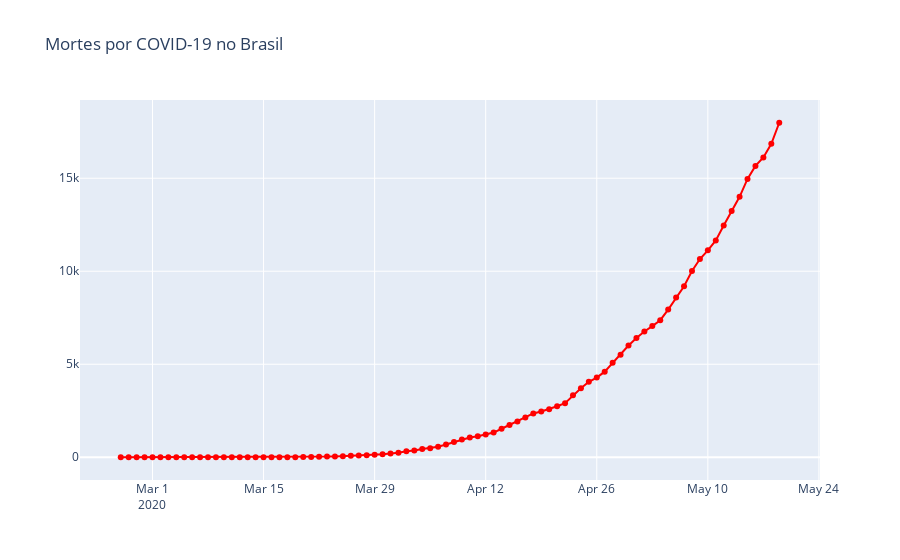

This figure's notebook cell:
### Markdown cell above
# Mortes Brazil

### Code cell
fig = go.Figure()

fig.add_trace(
    go.Scatter(
        x=coronaBrazil.observationdate,
        y=coronaBrazil.deaths,
        mode='lines+markers',
        name='Mortes',
        line=dict(
            color='red'
        )
    )
)

fig.update_layout(title='Mortes por COVID-19 no Brasil')
